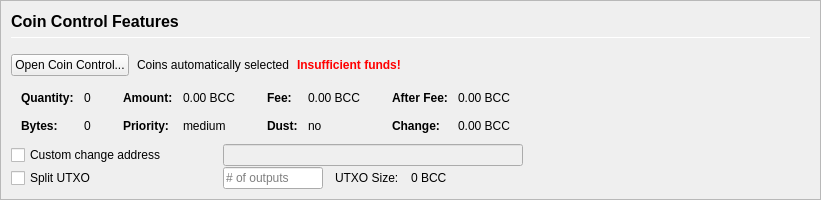
         <widget class="QFrame" name="frameCoinControl">
          <property name="sizePolicy">
           <sizepolicy hsizetype="Expanding" vsizetype="Expanding">
            <horstretch>0</horstretch>
            <verstretch>0</verstretch>
           </sizepolicy>
          </property>
          <property name="maximumSize">
           <size>
            <width>16777215</width>
            <height>16777215</height>
           </size>
          </property>
          <property name="frameShape">
           <enum>QFrame::StyledPanel</enum>
          </property>
          <property name="frameShadow">
           <enum>QFrame::Sunken</enum>
          </property>
          <layout class="QVBoxLayout" name="verticalLayoutCoinControl2">
           <property name="spacing">
            <number>0</number>
           </property>
           <property name="leftMargin">
            <number>0</number>
           </property>
           <property name="topMargin">
            <number>0</number>
           </property>
           <property name="rightMargin">
            <number>0</number>
           </property>
           <property name="bottomMargin">
            <number>0</number>
           </property>
           <item>
            <widget class="QFrame" name="frameCoinControl_BG">
             <layout class="QVBoxLayout" name="verticalLayoutCoinControl" stretch="0,0,0,0,0,0">
              <property name="spacing">
               <number>1</number>
              </property>
              <property name="leftMargin">
               <number>10</number>
              </property>
              <property name="topMargin">
               <number>10</number>
              </property>
              <item>
               <layout class="QHBoxLayout" name="horizontalLayoutCoinControl1">
                <property name="bottomMargin">
                 <number>15</number>
                </property>
                <item>
                 <layout class="QVBoxLayout" name="verticalLayout_3">
                  <property name="spacing">
                   <number>6</number>
                  </property>
                  <item>
                   <widget class="QLabel" name="labelCoinControlFeatures">
                    <property name="sizePolicy">
                     <sizepolicy hsizetype="Preferred" vsizetype="Maximum">
                      <horstretch>0</horstretch>
                      <verstretch>0</verstretch>
                     </sizepolicy>
                    </property>
                    <property name="minimumSize">
                     <size>
                      <width>0</width>
                      <height>20</height>
                     </size>
                    </property>
                    <property name="font">
                     <font>
                      <pointsize>12</pointsize>
                      <weight>75</weight>
                      <bold>true</bold>
                     </font>
                    </property>
                    <property name="styleSheet">
                     <string notr="true">font-weight:bold;</string>
                    </property>
                    <property name="text">
                     <string>Coin Control Features</string>
                    </property>
                   </widget>
                  </item>
                  <item>
                   <widget class="Line" name="line">
                    <property name="minimumSize">
                     <size>
                      <width>0</width>
                      <height>1</height>
                     </size>
                    </property>
                    <property name="maximumSize">
                     <size>
                      <width>16777215</width>
                      <height>1</height>
                     </size>
                    </property>
                    <property name="orientation">
                     <enum>Qt::Horizontal</enum>
                    </property>
                   </widget>
                  </item>
                 </layout>
                </item>
               </layout>
              </item>
              <item>
               <layout class="QHBoxLayout" name="horizontalLayoutCoinControl2" stretch="0,0,0,0">
                <property name="spacing">
                 <number>8</number>
                </property>
                <property name="bottomMargin">
                 <number>10</number>
                </property>
                <item>
                 <widget class="QPushButton" name="pushButtonCoinControl">
                  <property name="styleSheet">
                   <string notr="true"/>
                  </property>
                  <property name="text">
                   <string>Open Coin Control...</string>
                  </property>
                  <property name="autoDefault">
                   <bool>false</bool>
                  </property>
                 </widget>
                </item>
                <item>
                 <widget class="QLabel" name="labelCoinControlAutomaticallySelected">
                  <property name="text">
                   <string>Coins automatically selected</string>
                  </property>
                  <property name="margin">
                   <number>5</number>
                  </property>
                 </widget>
                </item>
                <item>
                 <widget class="QLabel" name="labelCoinControlInsuffFunds">
                  <property name="font">
                   <font>
                    <weight>75</weight>
                    <bold>true</bold>
                   </font>
                  </property>
                  <property name="styleSheet">
                   <string notr="true">color:red;font-weight:bold;</string>
                  </property>
                  <property name="text">
                   <string>Insufficient funds!</string>
                  </property>
                  <property name="margin">
                   <number>5</number>
                  </property>
                 </widget>
                </item>
                <item>
                 <spacer name="horizontalSpacerCoinControl">
                  <property name="orientation">
                   <enum>Qt::Horizontal</enum>
                  </property>
                  <property name="sizeHint" stdset="0">
                   <size>
                    <width>40</width>
                    <height>1</height>
                   </size>
                  </property>
                 </spacer>
                </item>
               </layout>
              </item>
              <item>
               <widget class="QWidget" name="widgetCoinControl" native="true">
                <property name="sizePolicy">
                 <sizepolicy hsizetype="Preferred" vsizetype="Preferred">
                  <horstretch>0</horstretch>
                  <verstretch>0</verstretch>
                 </sizepolicy>
                </property>
                <property name="minimumSize">
                 <size>
                  <width>0</width>
                  <height>0</height>
                 </size>
                </property>
                <property name="styleSheet">
                 <string notr="true"/>
                </property>
                <layout class="QHBoxLayout" name="horizontalLayoutCoinControl5">
                 <property name="leftMargin">
                  <number>0</number>
                 </property>
                 <property name="topMargin">
                  <number>0</number>
                 </property>
                 <property name="rightMargin">
                  <number>0</number>
                 </property>
                 <property name="bottomMargin">
                  <number>0</number>
                 </property>
                 <item>
                  <layout class="QHBoxLayout" name="horizontalLayoutCoinControl3" stretch="0,0,0,1">
                   <property name="spacing">
                    <number>20</number>
                   </property>
                   <property name="topMargin">
                    <number>0</number>
                   </property>
                   <property name="bottomMargin">
                    <number>10</number>
                   </property>
                   <item>
                    <layout class="QFormLayout" name="formLayoutCoinControl1">
                     <property name="horizontalSpacing">
                      <number>10</number>
                     </property>
                     <property name="verticalSpacing">
                      <number>14</number>
                     </property>
                     <property name="leftMargin">
                      <number>10</number>
                     </property>
                     <property name="topMargin">
                      <number>4</number>
                     </property>
                     <property name="rightMargin">
                      <number>6</number>
                     </property>
                     <item row="0" column="0">
                      <widget class="QLabel" name="labelCoinControlQuantityText">
                       <property name="font">
                        <font>
                         <weight>75</weight>
                         <bold>true</bold>
                        </font>
                       </property>
                       <property name="text">
                        <string>Quantity:</string>
                       </property>
                       <property name="margin">
                        <number>0</number>
                       </property>
                      </widget>
                     </item>
                     <item row="0" column="1">
                      <widget class="QLabel" name="labelCoinControlQuantity">
                       <property name="cursor">
                        <cursorShape>IBeamCursor</cursorShape>
                       </property>
                       <property name="contextMenuPolicy">
                        <enum>Qt::ActionsContextMenu</enum>
                       </property>
                       <property name="text">
                        <string notr="true">0</string>
                       </property>
                       <property name="margin">
                        <number>0</number>
                       </property>
                       <property name="textInteractionFlags">
                        <set>Qt::LinksAccessibleByMouse|Qt::TextSelectableByKeyboard|Qt::TextSelectableByMouse</set>
                       </property>
                      </widget>
                     </item>
                     <item row="1" column="0">
                      <widget class="QLabel" name="labelCoinControlBytesText">
                       <property name="font">
                        <font>
                         <weight>75</weight>
                         <bold>true</bold>
                        </font>
                       </property>
                       <property name="text">
                        <string>Bytes:</string>
                       </property>
                      </widget>
                     </item>
                     <item row="1" column="1">
                      <widget class="QLabel" name="labelCoinControlBytes">
                       <property name="cursor">
                        <cursorShape>IBeamCursor</cursorShape>
                       </property>
                       <property name="contextMenuPolicy">
                        <enum>Qt::ActionsContextMenu</enum>
                       </property>
                       <property name="text">
                        <string notr="true">0</string>
                       </property>
                       <property name="textInteractionFlags">
                        <set>Qt::LinksAccessibleByMouse|Qt::TextSelectableByKeyboard|Qt::TextSelectableByMouse</set>
                       </property>
                      </widget>
                     </item>
                    </layout>
                   </item>
                   <item>
                    <layout class="QFormLayout" name="formLayoutCoinControl2">
                     <property name="horizontalSpacing">
                      <number>10</number>
                     </property>
                     <property name="verticalSpacing">
                      <number>14</number>
                     </property>
                     <property name="leftMargin">
                      <number>6</number>
                     </property>
                     <property name="topMargin">
                      <number>4</number>
                     </property>
                     <property name="rightMargin">
                      <number>6</number>
                     </property>
                     <item row="0" column="0">
                      <widget class="QLabel" name="labelCoinControlAmountText">
                       <property name="font">
                        <font>
                         <weight>75</weight>
                         <bold>true</bold>
                        </font>
                       </property>
                       <property name="text">
                        <string>Amount:</string>
                       </property>
                       <property name="margin">
                        <number>0</number>
                       </property>
                      </widget>
                     </item>
                     <item row="0" column="1">
                      <widget class="QLabel" name="labelCoinControlAmount">
                       <property name="cursor">
                        <cursorShape>IBeamCursor</cursorShape>
                       </property>
                       <property name="contextMenuPolicy">
                        <enum>Qt::ActionsContextMenu</enum>
                       </property>
                       <property name="text">
                        <string notr="true">0.00 BCC</string>
                       </property>
                       <property name="textInteractionFlags">
                        <set>Qt::LinksAccessibleByMouse|Qt::TextSelectableByKeyboard|Qt::TextSelectableByMouse</set>
                       </property>
                      </widget>
                     </item>
                     <item row="1" column="0">
                      <widget class="QLabel" name="labelCoinControlPriorityText">
                       <property name="font">
                        <font>
                         <weight>75</weight>
                         <bold>true</bold>
                        </font>
                       </property>
                       <property name="text">
                        <string>Priority:</string>
                       </property>
                      </widget>
                     </item>
                     <item row="1" column="1">
                      <widget class="QLabel" name="labelCoinControlPriority">
                       <property name="cursor">
                        <cursorShape>IBeamCursor</cursorShape>
                       </property>
                       <property name="contextMenuPolicy">
                        <enum>Qt::ActionsContextMenu</enum>
                       </property>
                       <property name="text">
                        <string>medium</string>
                       </property>
                       <property name="textInteractionFlags">
                        <set>Qt::LinksAccessibleByMouse|Qt::TextSelectableByKeyboard|Qt::TextSelectableByMouse</set>
                       </property>
                      </widget>
                     </item>
                    </layout>
                   </item>
                   <item>
                    <layout class="QFormLayout" name="formLayoutCoinControl3">
                     <property name="horizontalSpacing">
                      <number>10</number>
                     </property>
                     <property name="verticalSpacing">
                      <number>14</number>
                     </property>
                     <property name="leftMargin">
                      <number>6</number>
                     </property>
                     <property name="topMargin">
                      <number>4</number>
                     </property>
                     <property name="rightMargin">
                      <number>6</number>
                     </property>
                     <item row="0" column="0">
                      <widget class="QLabel" name="labelCoinControlFeeText">
                       <property name="font">
                        <font>
                         <weight>75</weight>
                         <bold>true</bold>
                        </font>
                       </property>
                       <property name="text">
                        <string>Fee:</string>
                       </property>
                       <property name="margin">
                        <number>0</number>
                       </property>
                      </widget>
                     </item>
                     <item row="0" column="1">
                      <widget class="QLabel" name="labelCoinControlFee">
                       <property name="cursor">
                        <cursorShape>IBeamCursor</cursorShape>
                       </property>
                       <property name="contextMenuPolicy">
                        <enum>Qt::ActionsContextMenu</enum>
                       </property>
                       <property name="text">
                        <string notr="true">0.00 BCC</string>
                       </property>
                       <property name="textInteractionFlags">
                        <set>Qt::LinksAccessibleByMouse|Qt::TextSelectableByKeyboard|Qt::TextSelectableByMouse</set>
                       </property>
                      </widget>
                     </item>
                     <item row="1" column="0">
                      <widget class="QLabel" name="labelCoinControlLowOutputText">
                       <property name="font">
                        <font>
                         <weight>75</weight>
                         <bold>true</bold>
                        </font>
                       </property>
                       <property name="text">
                        <string>Dust:</string>
                       </property>
                      </widget>
                     </item>
                     <item row="1" column="1">
                      <widget class="QLabel" name="labelCoinControlLowOutput">
                       <property name="cursor">
                        <cursorShape>IBeamCursor</cursorShape>
                       </property>
                       <property name="contextMenuPolicy">
                        <enum>Qt::ActionsContextMenu</enum>
                       </property>
                       <property name="text">
                        <string>no</string>
                       </property>
                       <property name="textInteractionFlags">
                        <set>Qt::LinksAccessibleByMouse|Qt::TextSelectableByKeyboard|Qt::TextSelectableByMouse</set>
                       </property>
                      </widget>
                     </item>
                    </layout>
                   </item>
                   <item>
                    <layout class="QFormLayout" name="formLayoutCoinControl4">
                     <property name="horizontalSpacing">
                      <number>10</number>
                     </property>
                     <property name="verticalSpacing">
                      <number>14</number>
                     </property>
                     <property name="leftMargin">
                      <number>6</number>
                     </property>
                     <property name="topMargin">
                      <number>4</number>
                     </property>
                     <property name="rightMargin">
                      <number>6</number>
                     </property>
                     <item row="0" column="0">
                      <widget class="QLabel" name="labelCoinControlAfterFeeText">
                       <property name="font">
                        <font>
                         <weight>75</weight>
                         <bold>true</bold>
                        </font>
                       </property>
                       <property name="text">
                        <string>After Fee:</string>
                       </property>
                       <property name="margin">
                        <number>0</number>
                       </property>
                      </widget>
                     </item>
                     <item row="0" column="1">
                      <widget class="QLabel" name="labelCoinControlAfterFee">
                       <property name="cursor">
                        <cursorShape>IBeamCursor</cursorShape>
                       </property>
                       <property name="contextMenuPolicy">
                        <enum>Qt::ActionsContextMenu</enum>
                       </property>
                       <property name="text">
                        <string notr="true">0.00 BCC</string>
                       </property>
                       <property name="textInteractionFlags">
                        <set>Qt::LinksAccessibleByMouse|Qt::TextSelectableByKeyboard|Qt::TextSelectableByMouse</set>
                       </property>
                      </widget>
                     </item>
                     <item row="1" column="0">
                      <widget class="QLabel" name="labelCoinControlChangeText">
                       <property name="font">
                        <font>
                         <weight>75</weight>
                         <bold>true</bold>
                        </font>
                       </property>
                       <property name="text">
                        <string>Change:</string>
                       </property>
                      </widget>
                     </item>
                     <item row="1" column="1">
                      <widget class="QLabel" name="labelCoinControlChange">
                       <property name="cursor">
                        <cursorShape>IBeamCursor</cursorShape>
                       </property>
                       <property name="contextMenuPolicy">
                        <enum>Qt::ActionsContextMenu</enum>
                       </property>
                       <property name="text">
                        <string notr="true">0.00 BCC</string>
                       </property>
                       <property name="textInteractionFlags">
                        <set>Qt::LinksAccessibleByMouse|Qt::TextSelectableByKeyboard|Qt::TextSelectableByMouse</set>
                       </property>
                      </widget>
                     </item>
                    </layout>
                   </item>
                  </layout>
                 </item>
                </layout>
               </widget>
              </item>
              <item>
               <layout class="QHBoxLayout" name="horizontalLayoutCoinControl4">
                <property name="spacing">
                 <number>12</number>
                </property>
                <property name="sizeConstraint">
                 <enum>QLayout::SetDefaultConstraint</enum>
                </property>
                <property name="topMargin">
                 <number>0</number>
                </property>
                <property name="rightMargin">
                 <number>0</number>
                </property>
                <item>
                 <widget class="QCheckBox" name="checkBoxCoinControlChange">
                  <property name="sizePolicy">
                   <sizepolicy hsizetype="Preferred" vsizetype="Preferred">
                    <horstretch>0</horstretch>
                    <verstretch>0</verstretch>
                   </sizepolicy>
                  </property>
                  <property name="minimumSize">
                   <size>
                    <width>200</width>
                    <height>0</height>
                   </size>
                  </property>
                  <property name="maximumSize">
                   <size>
                    <width>200</width>
                    <height>16777215</height>
                   </size>
                  </property>
                  <property name="toolTip">
                   <string>If this is activated, but the change address is empty or invalid, change will be sent to a newly generated address.</string>
                  </property>
                  <property name="text">
                   <string>Custom change address</string>
                  </property>
                 </widget>
                </item>
                <item>
                 <widget class="QValidatedLineEdit" name="lineEditCoinControlChange">
                  <property name="enabled">
                   <bool>false</bool>
                  </property>
                  <property name="sizePolicy">
                   <sizepolicy hsizetype="Preferred" vsizetype="Preferred">
                    <horstretch>0</horstretch>
                    <verstretch>0</verstretch>
                   </sizepolicy>
                  </property>
                  <property name="minimumSize">
                   <size>
                    <width>300</width>
                    <height>0</height>
                   </size>
                  </property>
                 </widget>
                </item>
                <item>
                 <widget class="QLabel" name="labelCoinControlChangeLabel">
                  <property name="sizePolicy">
                   <sizepolicy hsizetype="Preferred" vsizetype="Preferred">
                    <horstretch>0</horstretch>
                    <verstretch>0</verstretch>
                   </sizepolicy>
                  </property>
                  <property name="minimumSize">
                   <size>
                    <width>100</width>
                    <height>0</height>
                   </size>
                  </property>
                  <property name="text">
                   <string/>
                  </property>
                  <property name="margin">
                   <number>3</number>
                  </property>
                 </widget>
                </item>
               </layout>
              </item>
              <item>
               <layout class="QHBoxLayout" name="horizontalLayoutCoinControl6">
                <property name="spacing">
                 <number>12</number>
                </property>
                <property name="rightMargin">
                 <number>0</number>
                </property>
                <item>
                 <widget class="QCheckBox" name="splitBlockCheckBox">
                  <property name="sizePolicy">
                   <sizepolicy hsizetype="Preferred" vsizetype="Preferred">
                    <horstretch>0</horstretch>
                    <verstretch>0</verstretch>
                   </sizepolicy>
                  </property>
                  <property name="minimumSize">
                   <size>
                    <width>200</width>
                    <height>0</height>
                   </size>
                  </property>
                  <property name="maximumSize">
                   <size>
                    <width>200</width>
                    <height>16777215</height>
                   </size>
                  </property>
                  <property name="text">
                   <string>Split UTXO</string>
                  </property>
                 </widget>
                </item>
                <item>
                 <widget class="QLineEdit" name="splitBlockLineEdit">
                  <property name="sizePolicy">
                   <sizepolicy hsizetype="Preferred" vsizetype="Preferred">
                    <horstretch>50</horstretch>
                    <verstretch>0</verstretch>
                   </sizepolicy>
                  </property>
                  <property name="minimumSize">
                   <size>
                    <width>100</width>
                    <height>0</height>
                   </size>
                  </property>
                  <property name="maximumSize">
                   <size>
                    <width>100</width>
                    <height>16777215</height>
                   </size>
                  </property>
                  <property name="placeholderText">
                   <string># of outputs</string>
                  </property>
                 </widget>
                </item>
                <item>
                 <widget class="QLabel" name="labelBlockSizeText">
                  <property name="text">
                   <string>UTXO Size:</string>
                  </property>
                 </widget>
                </item>
                <item>
                 <widget class="QLabel" name="labelBlockSize">
                  <property name="text">
                   <string>0 BCC</string>
                  </property>
                 </widget>
                </item>
                <item>
                 <spacer name="horizontalSpacer_7">
                  <property name="orientation">
                   <enum>Qt::Horizontal</enum>
                  </property>
                  <property name="sizeHint" stdset="0">
                   <size>
                    <width>40</width>
                    <height>20</height>
                   </size>
                  </property>
                 </spacer>
                </item>
               </layout>
              </item>
              <item>
               <spacer name="verticalSpacerCoinControl">
                <property name="orientation">
                 <enum>Qt::Vertical</enum>
                </property>
                <property name="sizeHint" stdset="0">
                 <size>
                  <width>800</width>
                  <height>1</height>
                 </size>
                </property>
               </spacer>
              </item>
             </layout>
            </widget>
           </item>
          </layout>
         </widget>
